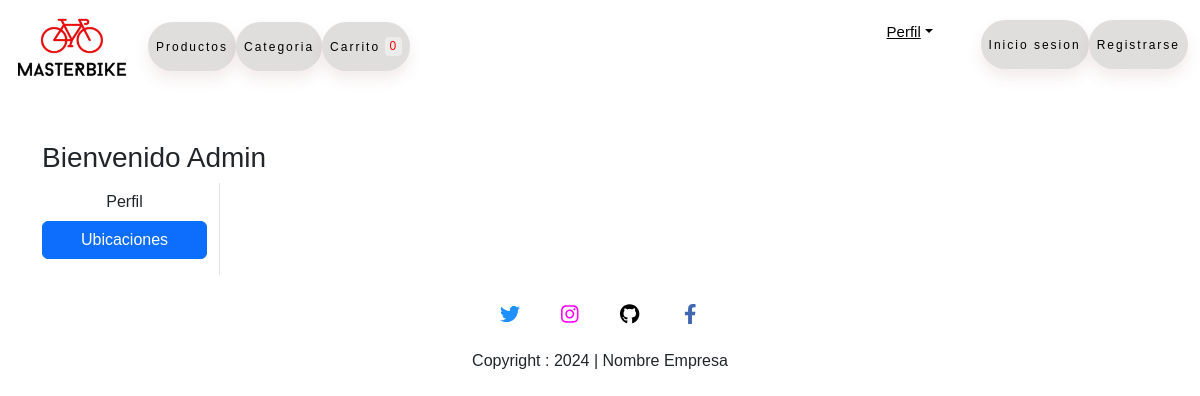
The page /address (signed in) on the database as committed earlier.
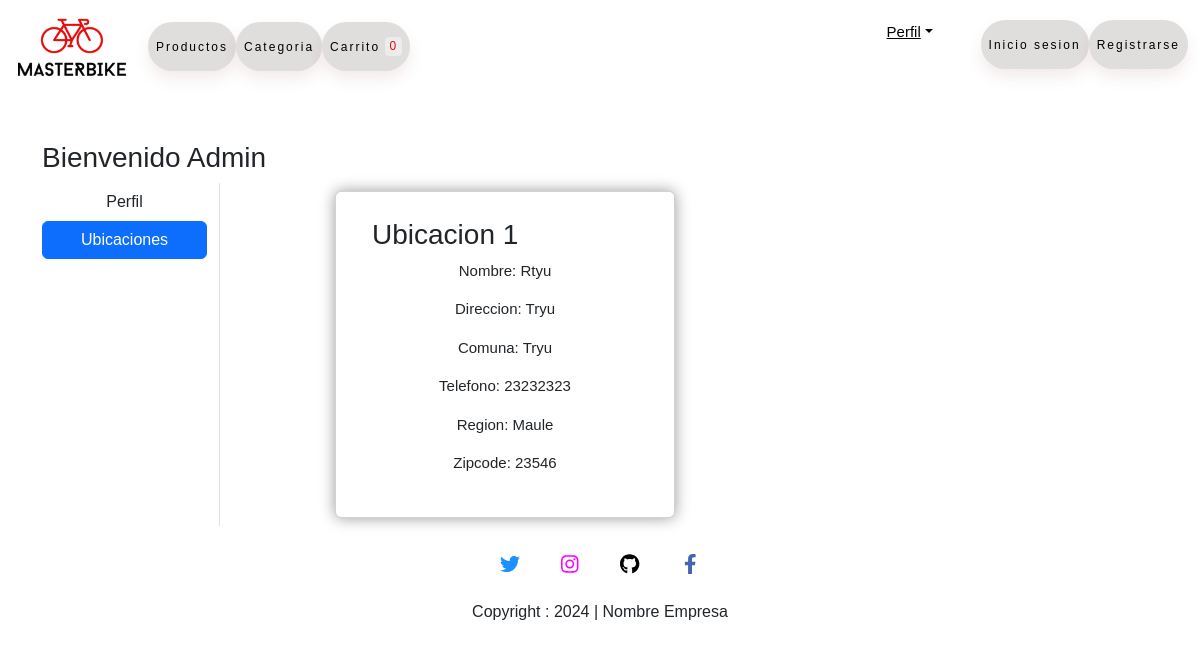
The same page on the database as committed later.
### MasterBIKE/models.py (models this page shows, shortened)
class Customer(models.Model):
    user = models.ForeignKey(User, on_delete=models.CASCADE)
    nombre = models.CharField(max_length=200)
    direccion = models.CharField(max_length=200)
    comuna = models.CharField(max_length=70)
    telefono = models.IntegerField(default=0)
    zipcode = models.IntegerField()
    region = models.CharField(choices=ELEGIR_REGION, max_length=100)

### MasterBIKE/views.py (the view)
# urls.py: path('address', views.address, name='address'),
def address(request):
    add = Customer.objects.filter(user=request.user)
    return render(request, 'pages/address.html', locals())

### MasterBIKE/templates/pages/address.html (shortened to what this page needs)
<!DOCTYPE html>
<html lang="en">
<head>
    {% load static %}
    <link rel="stylesheet" href="{% static "css/bootstrap.min.css" %}">
    <link rel="stylesheet" href="{% static 'css/style.css' %}">
</head>
<body>
    {% include 'base/navbar.html' %}
    <div class="container my-5">
        <div class="row">
            <h3>Bienvenido <span class="text-capitalize">{{request.user}}</span></h3>
            <div class="col-sm-2 border-end">
                <ul class="list-unstyled">
                    <li class="d-grid"><a href="{% url 'profile' %}" class="btn">Perfil</a></li>
                    <li class="d-grid"><a href="{% url 'address' %}" class="btn btn-primary">Ubicaciones</a></li>
                </ul>
            </div>
            <div class="col-sm-8 offset-sm-1">
                <div class="row">
                    {% for ad in add %}
                        <div class="col-sm-6">
                            <div class="card m-2">
                                <div class="card-body">
                                    <h3>Ubicacion {{forloop.counter}}</h3>
                                    <p>nombre: {{ad.nombre}}</p>
                                    <p>direccion: {{ad.direccion}}</p>
                                    <p>comuna: {{ad.comuna}}</p>
                                    <p>telefono: {{ad.telefono}}</p>
                                    <p>region: {{ad.region}}</p>
                                    <p>zipcode: {{ad.zipcode}}</p>
                                </div>
                            </div>
                        </div>
                    {% endfor %}
                </div>
            </div>
    {% include 'base/footer.html' %}
</body>
</html>

Rows that differ between the two databases and show on the page:
added Customer: nombre "Rtyu", direccion "Tryu", comuna "Tryu", telefono "23232323", region "Maule", zipcode "23546"
